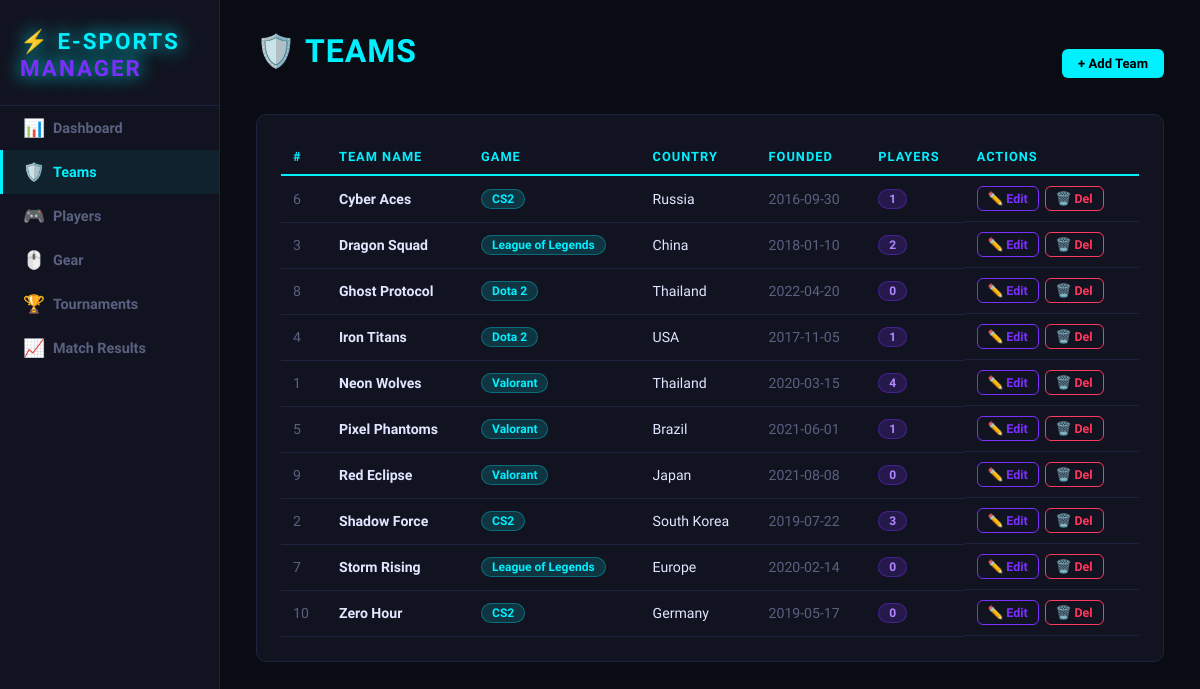
The page /teams on the database its author committed.
### tables this page shows
CREATE TABLE Teams (
        team_id   INTEGER PRIMARY KEY AUTOINCREMENT,
        team_name TEXT    NOT NULL UNIQUE,
        game      TEXT    NOT NULL,
        country   TEXT    NOT NULL,
        founded   DATE    NOT NULL,
        logo_url  TEXT
    );

### app.py (the view)
@app.route('/teams')
def teams():
    conn = get_db()
    rows = conn.execute("""
        SELECT t.*, COUNT(p.player_id) AS player_count
        FROM Teams t LEFT JOIN Players p ON t.team_id = p.team_id
        GROUP BY t.team_id ORDER BY t.team_name
    """).fetchall()
    conn.close()
    return render_template('teams.html', teams=rows)

### app.py (called while the page is built)
def get_db():
    conn = sqlite3.connect(DB_PATH)
    conn.row_factory = sqlite3.Row
    conn.execute("PRAGMA foreign_keys = ON")
    return conn

### templates/teams.html (shortened to what this page needs)
{% extends 'base.html' %}
{% block content %}
<div class="page-header">
  <h1>🛡️ <span class="hl">TEAMS</span></h1>
  <button class="btn btn-primary" onclick="openModal('addTeamModal')">+ Add Team</button>
</div>
<div class="card">
  <div class="scrollable">
  <table>
    <thead><tr>
      <th>#</th><th>Team Name</th><th>Game</th><th>Country</th><th>Founded</th><th>Players</th><th>Actions</th>
    </tr></thead>
    <tbody>
    {% for t in teams %}
    <tr>
      <td style="color:var(--muted);">{{ t.team_id }}</td>
      <td><strong>{{ t.team_name }}</strong></td>
      <td><span class="badge badge-blue">{{ t.game }}</span></td>
      <td>{{ t.country }}</td>
      <td style="color:var(--muted);">{{ t.founded }}</td>
      <td><span class="badge badge-purple">{{ t.player_count }}</span></td>
      <td style="display:flex;gap:6px;">
        <button class="btn btn-edit btn-sm" onclick="openEdit({{ t.team_id }},'{{ t.team_name }}','{{ t.game }}','{{ t.country }}','{{ t.founded }}')">✏️ Edit</button>
        <form method="POST" action="/teams/delete/{{ t.team_id }}" onsubmit="return confirm('Delete {{ t.team_name }}?')">
          <button class="btn btn-danger btn-sm">🗑️ Del</button>
        </form>
      </td>
    </tr>
    {% endfor %}
    </tbody>
  </table>
  </div>
</div>
{% endblock %}

### templates/base.html (style rules this page uses)
:root { --bg: #0a0c14; --card: #111420; --border: #1e2340; --accent: #00f0ff; --accent2: #7b2fff; --red: #ff3860; --green: #00e676; --gold: #ffd700; --text: #e0e6ff; --muted: #5a6080; }
*, *::before, *::after { box-sizing: border-box; margin: 0; padding: 0; }
body { font-family: 'Exo 2', sans-serif; background: var(--bg); color: var(--text); min-height: 100vh; display: flex; }
h1 { font-family: 'Rajdhani', sans-serif; font-size: 2rem; font-weight: 700; letter-spacing: 1px; margin-bottom: 24px; color: #fff; }
h1 .hl { color: var(--accent); }
.card { background: var(--card); border: 1px solid var(--border); border-radius: 10px; padding: 24px; margin-bottom: 24px; }
table { width: 100%; border-collapse: collapse; font-size: .88rem; }
thead tr { border-bottom: 2px solid var(--accent); }
th { font-family: 'Rajdhani', sans-serif; text-align: left; padding: 10px 12px; color: var(--accent); font-size: .8rem; letter-spacing: 1px; text-transform: uppercase; }
td { padding: 10px 12px; border-bottom: 1px solid var(--border); }
.badge { display: inline-block; padding: 2px 10px; border-radius: 20px; font-size: .75rem; font-weight: 600; }
.badge-blue { background: rgba(0,240,255,.15); color: var(--accent); border: 1px solid rgba(0,240,255,.3); }
.badge-purple { background: rgba(123,47,255,.2); color: #b388ff; border: 1px solid rgba(123,47,255,.4); }
.btn { padding: 7px 16px; border-radius: 6px; font-family: 'Exo 2', sans-serif; font-size: .82rem; font-weight: 600; cursor: pointer; border: none; text-decoration: none; display: inline-flex; align-items: center; gap: 6px; transition: all .2s; }
.btn-primary { background: var(--accent); color: #000; }
.btn-danger { background: transparent; color: var(--red); border: 1px solid var(--red); }
.btn-edit { background: transparent; color: var(--accent2); border: 1px solid var(--accent2); }
.btn-sm { padding: 4px 10px; font-size: .78rem; }
.page-header { display: flex; align-items: center; justify-content: space-between; margin-bottom: 20px; }
.scrollable { overflow-x: auto; }

### rows shown on the page
Teams: team_id "6", team_name "Cyber Aces", game "CS2", country "Russia", founded "2016-09-30", player_count "1"
Teams: team_id "3", team_name "Dragon Squad", game "League of Legends", country "China", founded "2018-01-10", player_count "2"
Teams: team_id "8", team_name "Ghost Protocol", game "Dota 2", country "Thailand", founded "2022-04-20", player_count "0"
Teams: team_id "4", team_name "Iron Titans", game "Dota 2", country "USA", founded "2017-11-05", player_count "1"
Teams: team_id "1", team_name "Neon Wolves", game "Valorant", country "Thailand", founded "2020-03-15", player_count "4"
Teams: team_id "5", team_name "Pixel Phantoms", game "Valorant", country "Brazil", founded "2021-06-01", player_count "1"
Teams: team_id "9", team_name "Red Eclipse", game "Valorant", country "Japan", founded "2021-08-08", player_count "0"
Teams: team_id "2", team_name "Shadow Force", game "CS2", country "South Korea", founded "2019-07-22", player_count "3"
Teams: team_id "7", team_name "Storm Rising", game "League of Legends", country "Europe", founded "2020-02-14", player_count "0"
Teams: team_id "10", team_name "Zero Hour", game "CS2", country "Germany", founded "2019-05-17", player_count "0"
